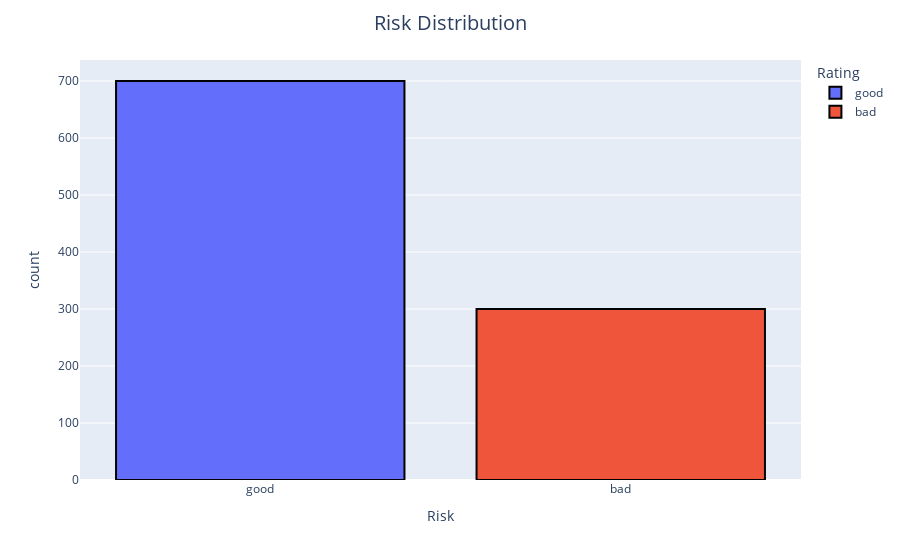

The cell this chart's notebook holds for it:
### Code cell
fig = px.histogram(data['Risk'], labels = {'value':'Risk','count' : 'Frequency', 'color': 'Rating'}, color = data['Risk'])
fig.update_layout(bargap=0.2)
fig.update_traces(marker=dict(line=dict(color='#000000',width = 2)))
fig.update_layout(title_text='Risk Distribution',
                  title_x=0.5, title_font=dict(size=20))
fig.show()

### Figure 1 — Plotly figure (JSON) as saved in the notebook; plotly's stock layout.template omitted (floating-point values rounded to 4 significant figures; data arrays with more than 128 entries replaced by an {"elided": "..."} marker saying what was removed)
{"data": [{"alignmentgroup": "True", "bingroup": "x", "hovertemplate": "Rating=good<br>Risk=%{x}<br>count=%{y}<extra></extra>", "legendgroup": "good", "marker": {"color": "#636efa", "line": {"color": "#000000", "width": 2}, "pattern": {"shape": ""}}, "name": "good", "offsetgroup": "good", "orientation": "v", "showlegend": true, "type": "histogram", "x": {"elided": "700 str values"}, "xaxis": "x", "yaxis": "y"}, {"alignmentgroup": "True", "bingroup": "x", "hovertemplate": "Rating=bad<br>Risk=%{x}<br>count=%{y}<extra></extra>", "legendgroup": "bad", "marker": {"color": "#EF553B", "line": {"color": "#000000", "width": 2}, "pattern": {"shape": ""}}, "name": "bad", "offsetgroup": "bad", "orientation": "v", "showlegend": true, "type": "histogram", "x": {"elided": "300 str values"}, "xaxis": "x", "yaxis": "y"}], "layout": {"bargap": 0.2, "barmode": "relative", "legend": {"title": {"text": "Rating"}, "tracegroupgap": 0}, "margin": {"t": 60}, "title": {"font": {"size": 20}, "text": "Risk Distribution", "x": 0.5}, "xaxis": {"anchor": "y", "domain": [0, 1], "title": {"text": "Risk"}}, "yaxis": {"anchor": "x", "domain": [0, 1], "title": {"text": "count"}}}}
